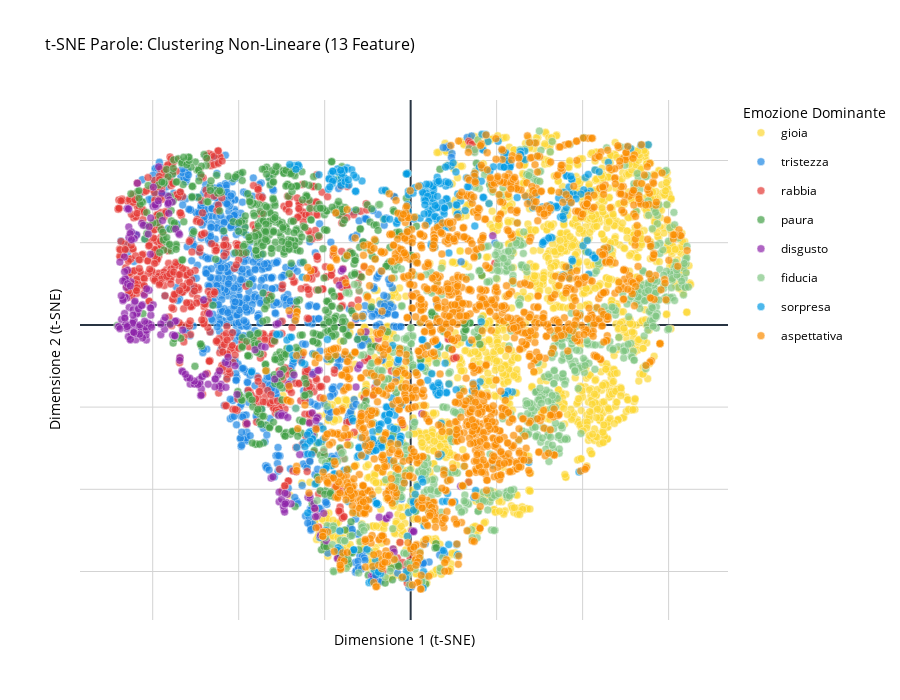

The notebook cell saved with this chart:
### Markdown cell above
### t-SNE

### Code cell
# Per le parole, spesso serve una perplexity più alta (30-50) perché sono tante
tsne_data = perform_tsne_analysis(
    df=df_only_words, 
    features_columns=hybrid_features, 
    dominant_emotions=dominant_all_words, 
    perplexity=40, 
    scale=True
)

fig_tsne = plot_pca_single(
    pca_data=tsne_data,
    colors_dict=EMOTION_COLORS,
    title="t-SNE Parole: Clustering Non-Lineare (13 Feature)",
    plot_loadings=False
)
fig_tsne.show()

### Figure 1 — Plotly figure (JSON) as saved in the notebook; plotly's stock layout.template omitted (floating-point values rounded to 4 significant figures; data arrays with more than 128 entries replaced by an {"elided": "..."} marker saying what was removed)
{"data": [{"hovertemplate": "<b>gioia</b><br>Parola: %{text}<br>PC1: %{x:.2f}<br>PC2: %{y:.2f}<extra></extra>", "legendgroup": "gioia", "marker": {"color": "#FDD835", "line": {"color": "white", "width": 0.5}, "opacity": 0.7, "size": 8}, "mode": "markers", "name": "gioia", "showlegend": true, "text": {"elided": "1562 str values"}, "x": {"elided": "1562 float values"}, "y": {"elided": "1562 float values"}, "type": "scatter"}, {"hovertemplate": "<b>tristezza</b><br>Parola: %{text}<br>PC1: %{x:.2f}<br>PC2: %{y:.2f}<extra></extra>", "legendgroup": "tristezza", "marker": {"color": "#1E88E5", "line": {"color": "white", "width": 0.5}, "opacity": 0.7, "size": 8}, "mode": "markers", "name": "tristezza", "showlegend": true, "text": {"elided": "778 str values"}, "x": {"elided": "778 float values"}, "y": {"elided": "778 float values"}, "type": "scatter"}, {"hovertemplate": "<b>rabbia</b><br>Parola: %{text}<br>PC1: %{x:.2f}<br>PC2: %{y:.2f}<extra></extra>", "legendgroup": "rabbia", "marker": {"color": "#E53935", "line": {"color": "white", "width": 0.5}, "opacity": 0.7, "size": 8}, "mode": "markers", "name": "rabbia", "showlegend": true, "text": {"elided": "704 str values"}, "x": {"elided": "704 float values"}, "y": {"elided": "704 float values"}, "type": "scatter"}, {"hovertemplate": "<b>paura</b><br>Parola: %{text}<br>PC1: %{x:.2f}<br>PC2: %{y:.2f}<extra></extra>", "legendgroup": "paura", "marker": {"color": "#43A047", "line": {"color": "white", "width": 0.5}, "opacity": 0.7, "size": 8}, "mode": "markers", "name": "paura", "showlegend": true, "text": {"elided": "653 str values"}, "x": {"elided": "653 float values"}, "y": {"elided": "653 float values"}, "type": "scatter"}, {"hovertemplate": "<b>disgusto</b><br>Parola: %{text}<br>PC1: %{x:.2f}<br>PC2: %{y:.2f}<extra></extra>", "legendgroup": "disgusto", "marker": {"color": "#8E24AA", "line": {"color": "white", "width": 0.5}, "opacity": 0.7, "size": 8}, "mode": "markers", "name": "disgusto", "showlegend": true, "text": {"elided": "248 str values"}, "x": {"elided": "248 float values"}, "y": {"elided": "248 float values"}, "type": "scatter"}, {"hovertemplate": "<b>fiducia</b><br>Parola: %{text}<br>PC1: %{x:.2f}<br>PC2: %{y:.2f}<extra></extra>", "legendgroup": "fiducia", "marker": {"color": "#81C784", "line": {"color": "white", "width": 0.5}, "opacity": 0.7, "size": 8}, "mode": "markers", "name": "fiducia", "showlegend": true, "text": {"elided": "763 str values"}, "x": {"elided": "763 float values"}, "y": {"elided": "763 float values"}, "type": "scatter"}, {"hovertemplate": "<b>sorpresa</b><br>Parola: %{text}<br>PC1: %{x:.2f}<br>PC2: %{y:.2f}<extra></extra>", "legendgroup": "sorpresa", "marker": {"color": "#039BE5", "line": {"color": "white", "width": 0.5}, "opacity": 0.7, "size": 8}, "mode": "markers", "name": "sorpresa", "showlegend": true, "text": {"elided": "438 str values"}, "x": {"elided": "438 float values"}, "y": {"elided": "438 float values"}, "type": "scatter"}, {"hovertemplate": "<b>aspettativa</b><br>Parola: %{text}<br>PC1: %{x:.2f}<br>PC2: %{y:.2f}<extra></extra>", "legendgroup": "aspettativa", "marker": {"color": "#FB8C00", "line": {"color": "white", "width": 0.5}, "opacity": 0.7, "size": 8}, "mode": "markers", "name": "aspettativa", "showlegend": true, "text": {"elided": "1573 str values"}, "x": {"elided": "1573 float values"}, "y": {"elided": "1573 float values"}, "type": "scatter"}], "layout": {"xaxis": {"title": {"font": {"color": "black"}, "text": "Dimensione 1 (t-SNE)"}, "tickfont": {"color": "black"}, "showgrid": true, "gridcolor": "lightgray", "showticklabels": false}, "yaxis": {"title": {"font": {"color": "black"}, "text": "Dimensione 2 (t-SNE)"}, "tickfont": {"color": "black"}, "showgrid": true, "gridcolor": "lightgray", "showticklabels": false}, "title": {"font": {"size": 16}, "text": "t-SNE Parole: Clustering Non-Lineare (13 Feature)"}, "font": {"color": "black"}, "legend": {"title": {"font": {"size": 14, "color": "black"}, "text": "Emozione Dominante"}, "font": {"size": 12, "color": "black"}}, "plot_bgcolor": "white", "paper_bgcolor": "white", "height": 700}}
